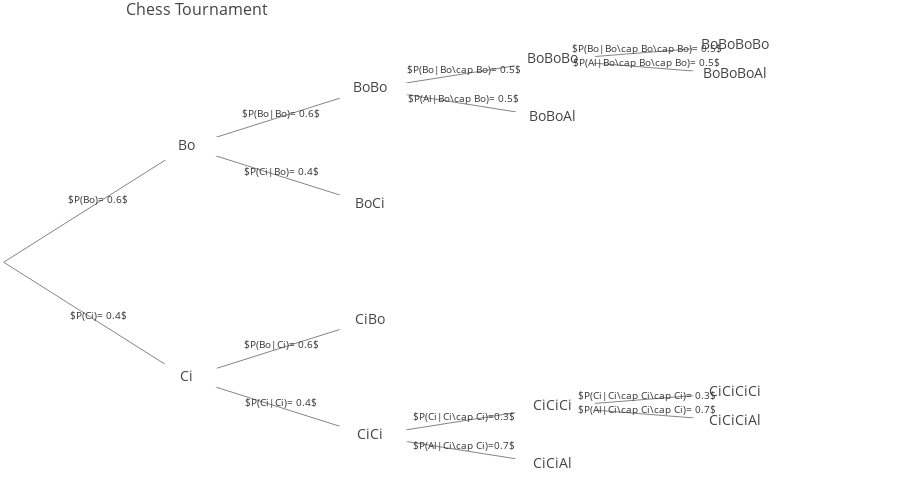

The notebook cell this image was saved under:
### Code cell
chess_edge_weights = {'01':0.6,'041':0.4,'12':0.6,'115':0.4,'23':0.5,'211':0.5,'34':0.5,'36':0.5,
                     '4142':0.6,'4155':0.4,'5560':0.3,'5564':0.7,'6062':0.3,'6063':0.7}

chess_edges_labls = {'01':'$P(Bo)= 0.6$','041':'$P(Ci)= 0.4$','12':'$P(Bo|Bo)= 0.6$',
                    '115':'$P(Ci|Bo)= 0.4$','23':'$P(Bo|Bo\cap Bo)= 0.5$','211':'$P(Al|Bo\cap Bo)= 0.5$',
                    '34':'$P(Bo|Bo\cap Bo\cap Bo)= 0.5$','36':'$P(Al|Bo\cap Bo\cap Bo)= 0.5$',
                    '4142':'$P(Bo|Ci)= 0.6$','4155':'$P(Ci|Ci)= 0.4$','5560':'$P(Ci|Ci\cap Ci)=0.3$',
                    '5564':'$P(Al|Ci\cap Ci)=0.7$','6062':'$P(Ci|Ci\cap Ci\cap Ci)= 0.3$',
                    '6063':'$P(Al|Ci\cap Ci\cap Ci)= 0.7$'}

chess_tree = TreeGraph(orientation='h',root=chess_nodes[0][0],spread=3,gap=0.5,
              nodes=chess_nodes,edge_weights=chess_edge_weights,edge_labels=chess_edges_labls)

chess_tree.generic_plotly_plot("Chess Tournament", title_pos=0.14, height=480, width=900, 
                                node_fontsize=14, legend=False, label_fontsize=10)

P_1chess_a = chess_tree.paths_product(0,2) + chess_tree.paths_product(0,55) 
P_1chess_b = chess_tree.paths_product(0,2)
P_1chess_c = chess_tree.paths_product(0,4) + chess_tree.paths_product(0,62)

P_2chess_a = P_1chess_b/P_1chess_a
P_2chess_b = (chess_tree.paths_product(0,11) + chess_tree.paths_product(0,64) + \
             chess_tree.paths_product(0,6) + chess_tree.paths_product(0,63))/P_1chess_a

P_3chess = chess_tree.paths_product(0,11)/(chess_tree.paths_product(0,11) + chess_tree.paths_product(0,64))

display_math(r"\text{1a. }P(\text{2nd round})= (0.6\times 0.6) + (0.4\times 0.4)= %s \
\\\text{1b. }P(\text{Bo wins 1st round})= (0.6\times 0.6)= %s \
\\\text{1c. }P(\text{Al retains title})= 1-P(\text{Al doesn't retain title})= \
1-((0.6\times 0.6\times 0.5\times 0.5)+(0.4\times 0.4\times 0.3\times 0.3))=%s \
\\\text{2a. }P(\text{Bo wins 1st round}|\text{2nd round})= \
\frac{P(Bo\text{ wins 1st round }\cap\text{ 2nd round})}{P(\text{2nd round})}= \frac{0.36}{0.52}= %s \
\\\text{2b. }P(\text{Al retains title}|\text{2nd round})= \
\frac{P(Al\text{ retains title }\cap\text{ 2nd round})}{P(\text{2nd round})}= \
\frac{(0.6\times 0.6\times 0.5)+(0.4\times 0.4\times 0.7)+(0.6\times 0.6\times 0.5\times 0.5)+ \
(0.6\times 0.6\times 0.3\times 0.7)}{0.52}= %s \
\\\text{3. }P(\text{Bo wins 1st round}|\text{2nd round}\cap\text{1 game})= \
\frac{P(Bo\text{ wins 1st round }\cap\text{ 2nd round }\cap\text{ 1 game})}{P(\text{2nd round}\cap\text{ 1 game})}= \
\frac{0.18}{(0.6\times 0.6\times 0.5)+(0.4\times 0.4\times 0.7)}= %s" 
             % (P_1chess_a,P_1chess_b,1-P_1chess_c,P_2chess_a,P_2chess_b,P_3chess))

### Figure 1 — Plotly figure (JSON) as saved in the notebook; plotly's stock layout.template omitted (floating-point values rounded to 4 significant figures)
{"data": [{"marker": {"color": [], "showscale": false, "size": 0}, "mode": "text", "text": [], "type": "scatter", "uid": "a21a38f5-445a-4ccd-8e91-8db7c9800e5a", "x": [0], "y": [0.5]}, {"line": {"color": "#777", "width": 0.9}, "mode": "lines", "text": [], "type": "scatter", "uid": "20c4ba78-2456-49fa-bb95-59aca1c904f7", "x": [0, 0.5, null, 0, 0.5, null, 0.5, 1, null, 0.5, 1, null, 0.5, 1, null, 0.5, 1, null, 1, 1.5, null, 1, 1.5, null, 1.5, 2, null, 1.5, 2, null, 1, 1.5, null, 1, 1.5, null, 1.5, 2, null, 1.5, 2, null], "y": [0.5, 1.25, null, 0.5, -0.25, null, 1.25, 1.625, null, 1.25, 0.875, null, -0.25, 0.125, null, -0.25, -0.625, null, 1.625, 1.812, null, 1.625, 1.438, null, 1.812, 1.906, null, 1.812, 1.719, null, -0.625, -0.4375, null, -0.625, -0.8125, null, -0.4375, -0.3438, null, -0.4375, -0.5312, null]}, {"marker": {"color": ["white", "white", "white", "white", "white", "white", "white", "white", "white", "white", "white", "white", "white", "white"], "showscale": false, "size": 70, "symbol": "diamond-wide"}, "mode": "markers+text", "name": "Nodes", "showlegend": false, "text": ["Bo", "Ci", "BoBo", "BoCi", "BoBoBo", "BoBoAl", "BoBoBoBo", "BoBoBoAl", "CiBo", "CiCi", "CiCiCi", "CiCiAl", "CiCiCiCi", "CiCiCiAl"], "textfont": {"size": 14}, "type": "scatter", "uid": "29467b7e-6405-41fb-8ecf-bf9fa3bd4647", "x": [0.5, 0.5, 1, 1, 1.5, 1.5, 2, 2, 1, 1, 1.5, 1.5, 2, 2], "y": [1.25, -0.25, 1.625, 0.875, 1.812, 1.438, 1.906, 1.719, 0.125, -0.625, -0.4375, -0.8125, -0.3438, -0.5312]}], "layout": {"annotations": [{"align": "center", "arrowsize": 1, "arrowwidth": 1, "ax": 3, "ay": -5, "borderpad": 1, "font": {"color": "#333", "size": 10}, "showarrow": true, "text": "$P(Bo)= 0.6$", "x": 0.25, "xref": "x", "y": 0.875, "yref": "y"}, {"align": "center", "arrowsize": 1, "arrowwidth": 1, "ax": 3, "ay": -5, "borderpad": 1, "font": {"color": "#333", "size": 10}, "showarrow": true, "text": "$P(Ci)= 0.4$", "x": 0.25, "xref": "x", "y": 0.125, "yref": "y"}, {"align": "center", "arrowsize": 1, "arrowwidth": 1, "ax": 3, "ay": -5, "borderpad": 1, "font": {"color": "#333", "size": 10}, "showarrow": true, "text": "$P(Bo|Bo)= 0.6$", "x": 0.75, "xref": "x", "y": 1.438, "yref": "y"}, {"align": "center", "arrowsize": 1, "arrowwidth": 1, "ax": 3, "ay": -5, "borderpad": 1, "font": {"color": "#333", "size": 10}, "showarrow": true, "text": "$P(Ci|Bo)= 0.4$", "x": 0.75, "xref": "x", "y": 1.062, "yref": "y"}, {"align": "center", "arrowsize": 1, "arrowwidth": 1, "ax": 3, "ay": -5, "borderpad": 1, "font": {"color": "#333", "size": 10}, "showarrow": true, "text": "$P(Bo|Ci)= 0.6$", "x": 0.75, "xref": "x", "y": -0.0625, "yref": "y"}, {"align": "center", "arrowsize": 1, "arrowwidth": 1, "ax": 3, "ay": -5, "borderpad": 1, "font": {"color": "#333", "size": 10}, "showarrow": true, "text": "$P(Ci|Ci)= 0.4$", "x": 0.75, "xref": "x", "y": -0.4375, "yref": "y"}, {"align": "center", "arrowsize": 1, "arrowwidth": 1, "ax": 3, "ay": -5, "borderpad": 1, "font": {"color": "#333", "size": 10}, "showarrow": true, "text": "$P(Bo|Bo\\cap Bo)= 0.5$", "x": 1.25, "xref": "x", "y": 1.719, "yref": "y"}, {"align": "center", "arrowsize": 1, "arrowwidth": 1, "ax": 3, "ay": -5, "borderpad": 1, "font": {"color": "#333", "size": 10}, "showarrow": true, "text": "$P(Al|Bo\\cap Bo)= 0.5$", "x": 1.25, "xref": "x", "y": 1.531, "yref": "y"}, {"align": "center", "arrowsize": 1, "arrowwidth": 1, "ax": 3, "ay": -5, "borderpad": 1, "font": {"color": "#333", "size": 10}, "showarrow": true, "text": "$P(Bo|Bo\\cap Bo\\cap Bo)= 0.5$", "x": 1.75, "xref": "x", "y": 1.859, "yref": "y"}, {"align": "center", "arrowsize": 1, "arrowwidth": 1, "ax": 3, "ay": -5, "borderpad": 1, "font": {"color": "#333", "size": 10}, "showarrow": true, "text": "$P(Al|Bo\\cap Bo\\cap Bo)= 0.5$", "x": 1.75, "xref": "x", "y": 1.766, "yref": "y"}, {"align": "center", "arrowsize": 1, "arrowwidth": 1, "ax": 3, "ay": -5, "borderpad": 1, "font": {"color": "#333", "size": 10}, "showarrow": true, "text": "$P(Ci|Ci\\cap Ci)=0.3$", "x": 1.25, "xref": "x", "y": -0.5312, "yref": "y"}, {"align": "center", "arrowsize": 1, "arrowwidth": 1, "ax": 3, "ay": -5, "borderpad": 1, "font": {"color": "#333", "size": 10}, "showarrow": true, "text": "$P(Al|Ci\\cap Ci)=0.7$", "x": 1.25, "xref": "x", "y": -0.7188, "yref": "y"}, {"align": "center", "arrowsize": 1, "arrowwidth": 1, "ax": 3, "ay": -5, "borderpad": 1, "font": {"color": "#333", "size": 10}, "showarrow": true, "text": "$P(Ci|Ci\\cap Ci\\cap Ci)= 0.3$", "x": 1.75, "xref": "x", "y": -0.3906, "yref": "y"}, {"align": "center", "arrowsize": 1, "arrowwidth": 1, "ax": 3, "ay": -5, "borderpad": 1, "font": {"color": "#333", "size": 10}, "showarrow": true, "text": "$P(Al|Ci\\cap Ci\\cap Ci)= 0.7$", "x": 1.75, "xref": "x", "y": -0.4844, "yref": "y"}], "autosize": true, "height": 480, "hovermode": "closest", "margin": {"b": 0, "l": 0, "r": 0, "t": 30}, "showlegend": false, "title": {"font": {"size": 16}, "text": "Chess Tournament", "x": 0.14}, "width": 900, "xaxis": {"range": [-0.01, 2.45], "showgrid": false, "showticklabels": false, "zeroline": false}, "yaxis": {"range": [-0.9125, 2.006], "showgrid": false, "showticklabels": false, "zeroline": false}}}
